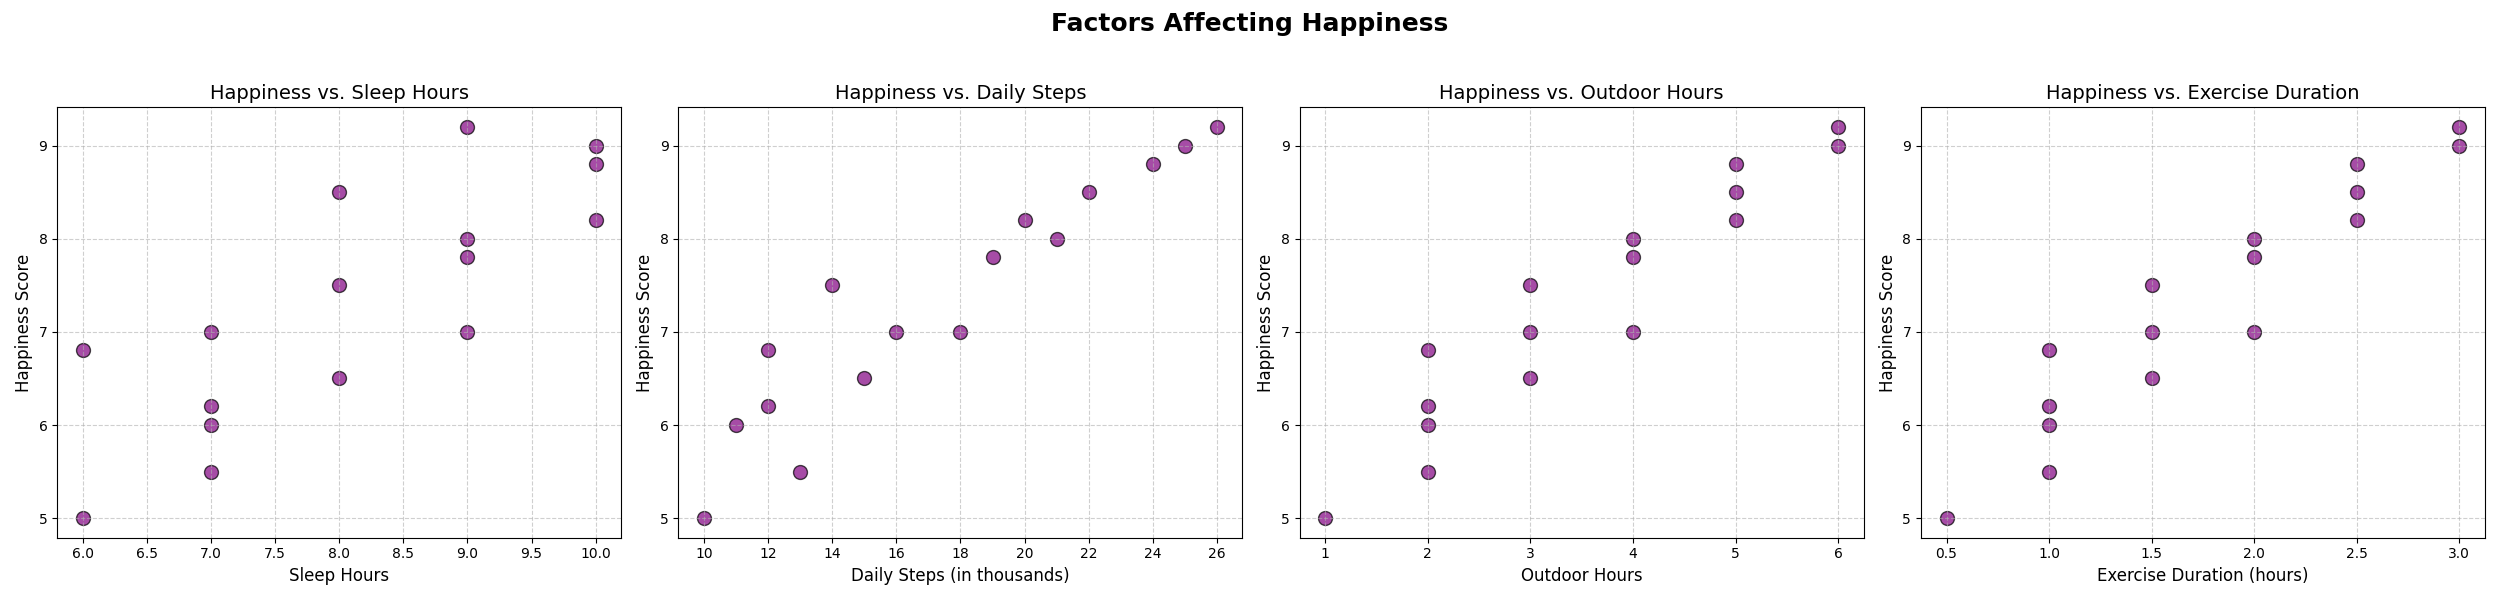

The Python source for this figure:
import matplotlib.pyplot as plt
import numpy as np

# Data for the analysis
happiness_score = np.array([5.0, 6.2, 6.5, 6.0, 7.0, 8.2, 7.5, 7.8, 9.0, 8.5, 7.0, 6.8, 8.0, 8.8, 9.2, 5.5])
sleep_hours = np.array([6, 7, 8, 7, 9, 10, 8, 9, 10, 8, 7, 6, 9, 10, 9, 7])
daily_steps = np.array([10, 12, 15, 11, 18, 20, 14, 19, 25, 22, 16, 12, 21, 24, 26, 13])
outdoor_hours = np.array([1, 2, 3, 2, 4, 5, 3, 4, 6, 5, 3, 2, 4, 5, 6, 2])
exercise_duration = np.array([0.5, 1.0, 1.5, 1.0, 2.0, 2.5, 1.5, 2.0, 3.0, 2.5, 1.5, 1.0, 2.0, 2.5, 3.0, 1.0])

# Set up the figure and axes
fig, axs = plt.subplots(1, 4, figsize=(25, 6))
fig.suptitle("Factors Affecting Happiness", fontsize=18, fontweight='bold')

# Scatter plot for Happiness vs. Sleep Hours
axs[0].scatter(sleep_hours, happiness_score, color='purple', s=100, edgecolor='black', alpha=0.7)
axs[0].set_title("Happiness vs. Sleep Hours", fontsize=14)
axs[0].set_xlabel("Sleep Hours", fontsize=12)
axs[0].set_ylabel("Happiness Score", fontsize=12)
axs[0].grid(True, linestyle='--', alpha=0.6)

# Scatter plot for Happiness vs. Daily Steps
axs[1].scatter(daily_steps, happiness_score, color='purple', s=100, edgecolor='black', alpha=0.7)
axs[1].set_title("Happiness vs. Daily Steps", fontsize=14)
axs[1].set_xlabel("Daily Steps (in thousands)", fontsize=12)
axs[1].set_ylabel("Happiness Score", fontsize=12)
axs[1].grid(True, linestyle='--', alpha=0.6)

# Scatter plot for Happiness vs. Outdoor Hours
axs[2].scatter(outdoor_hours, happiness_score, color='purple', s=100, edgecolor='black', alpha=0.7)
axs[2].set_title("Happiness vs. Outdoor Hours", fontsize=14)
axs[2].set_xlabel("Outdoor Hours", fontsize=12)
axs[2].set_ylabel("Happiness Score", fontsize=12)
axs[2].grid(True, linestyle='--', alpha=0.6)

# Scatter plot for Happiness vs. Exercise Duration
axs[3].scatter(exercise_duration, happiness_score, color='purple', s=100, edgecolor='black', alpha=0.7)
axs[3].set_title("Happiness vs. Exercise Duration", fontsize=14)
axs[3].set_xlabel("Exercise Duration (hours)", fontsize=12)
axs[3].set_ylabel("Happiness Score", fontsize=12)
axs[3].grid(True, linestyle='--', alpha=0.6)

# Adjust layout to prevent overlapping
fig.tight_layout(rect=[0, 0, 1, 0.95])

# Show the plot
plt.show()
